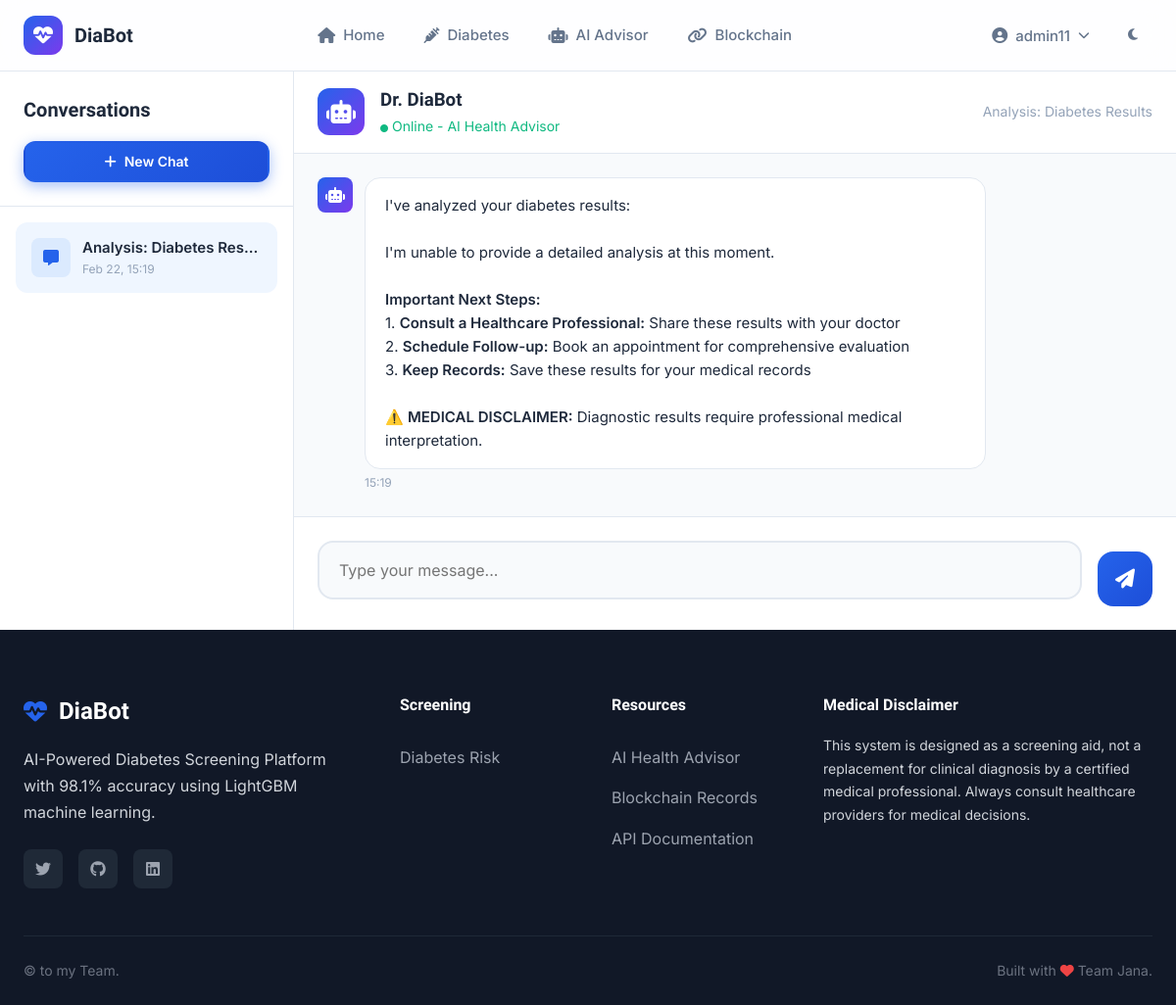
The app's page /chatbot/conversation/4db4c940-1a87-4e56-a252-31031ffbc6f1 (signed in), older data.
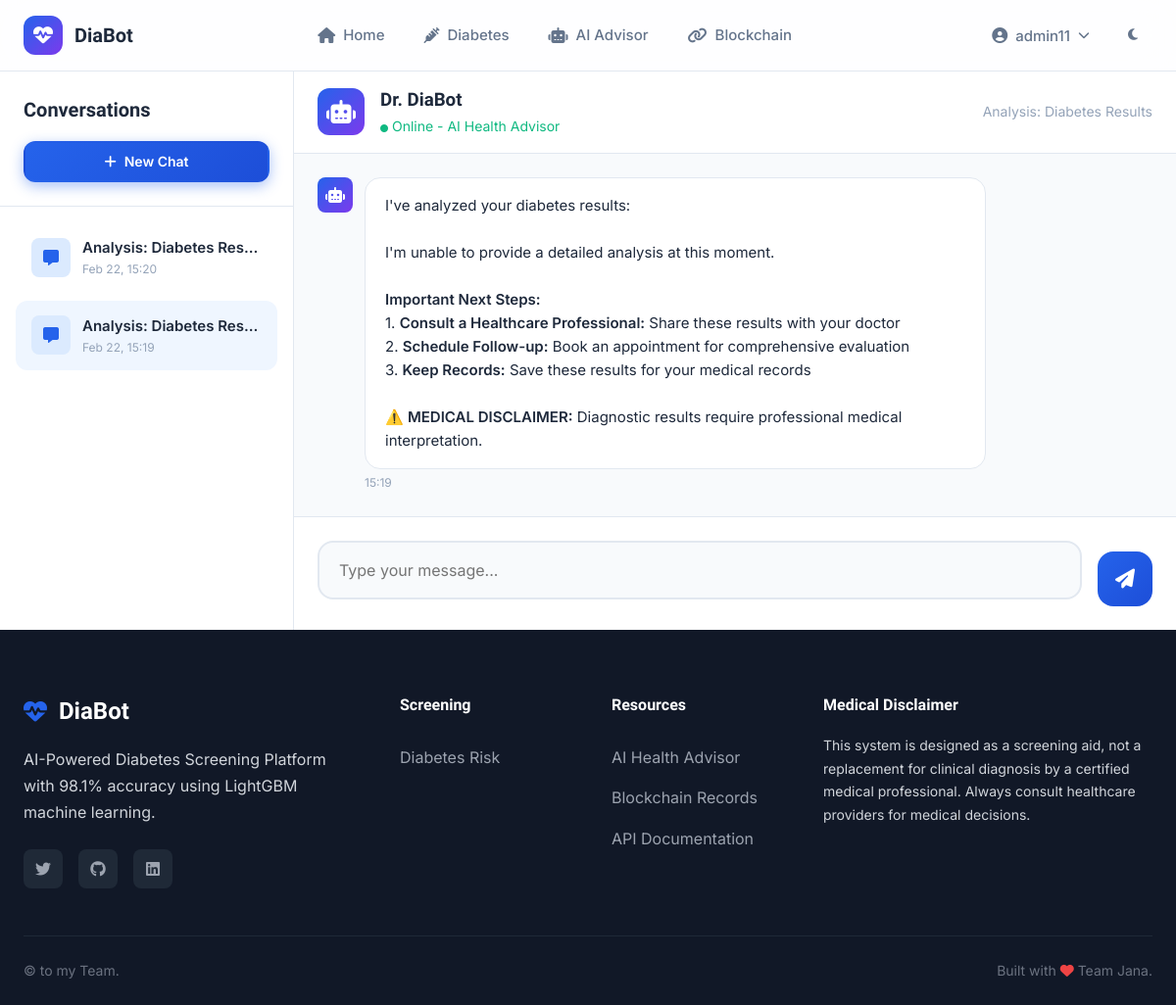
The same page, newer data.
### backend/main.py (models this page shows)
class ChatConversation(db.Model):
    __tablename__ = 'chat_conversations'
    id = db.Column(db.String(36), primary_key=True, default=lambda: str(uuid.uuid4()))
    session_id = db.Column(db.String(100), nullable=False)
    title = db.Column(db.String(200), default="Medical Consultation")
    created_at = db.Column(db.DateTime, default=datetime.utcnow)
    updated_at = db.Column(db.DateTime, default=datetime.utcnow, onupdate=datetime.utcnow)
    diagnostic_result_id = db.Column(db.String(36), db.ForeignKey('diagnostic_results.id'), nullable=True)
    messages = db.relationship('ChatMessage', backref='conversation', lazy=True, order_by='ChatMessage.created_at')
    def to_dict(self) -> Dict:
        return {
            'id': self.id,
            'session_id': self.session_id,
            'title': self.title,
            'created_at': self.created_at.isoformat() if self.created_at else None,
            'created_at_dt': self.created_at,
            'updated_at': self.updated_at.isoformat() if self.updated_at else None,
            'updated_at_dt': self.updated_at,
            'diagnostic_result_id': self.diagnostic_result_id,
            'messages': [msg.to_dict() for msg in self.messages]
        }

class ChatMessage(db.Model):
    __tablename__ = 'chat_messages'
    id = db.Column(db.String(36), primary_key=True, default=lambda: str(uuid.uuid4()))
    conversation_id = db.Column(db.String(36), db.ForeignKey('chat_conversations.id'), nullable=False)
    role = db.Column(db.String(20), nullable=False)
    content = db.Column(db.Text, nullable=False)
    message_type = db.Column(db.String(50), default='text')
    message_metadata = db.Column(db.JSON, nullable=True)
    created_at = db.Column(db.DateTime, default=datetime.utcnow)
    def to_dict(self) -> Dict:
        return {
            'id': self.id,
            'conversation_id': self.conversation_id,
            'role': self.role,
            'content': self.content,
            'message_type': self.message_type,
            'metadata': self.message_metadata,
            'timestamp': self.created_at,
            'created_at': self.created_at.isoformat() if self.created_at else None
        }

### backend/main.py (the view)
    @app.route('/chatbot/conversation/<conversation_id>')
    def chatbot_conversation(conversation_id):
        conversation = get_chat_conversation(conversation_id)
        if not conversation:
            flash('Conversation not found', 'error')
            return redirect(url_for('chatbot'))
        if 'user_id' not in session:
            session['user_id'] = str(uuid.uuid4())
        conversations = get_conversations_by_session(session['user_id'])
        return render_template('chatbot_conversation.html',
                             conversation=conversation,
                             conversations=conversations,
                             messages=conversation.get('messages', []))

### backend/main.py (called while the page is built)
def get_chat_conversation(conversation_id: str) -> Optional[Dict]:
    try:
        conversation = ChatConversation.query.get(conversation_id)
        if not conversation:
            return None
        conv = conversation.to_dict()
        try:
            if conv.get('created_at') and not conv.get('created_at_dt'):
                conv['created_at_dt'] = datetime.fromisoformat(conv['created_at'])
        except Exception:
            conv['created_at_dt'] = None
        for m in conv.get('messages', []):
            try:
                if isinstance(m.get('timestamp'), str):
                    m['timestamp'] = datetime.fromisoformat(m['timestamp'])
            except Exception:
                pass
        return conv
    except Exception as e:
        logging.error(f"Error retrieving conversation: {e}")
        return None

### frontend/templates/chatbot_conversation.html (shortened to what the changed rows need)
{% extends "base.html" %}
{% block content %}
<div class="chat-container" data-conversation-id="{{ conversation.id if conversation else '' }}">
    <aside class="chat-sidebar">
        <div class="chat-sidebar-header">
            <h2>Conversations</h2>
        </div>
        <div class="chat-conversations">
            {% if conversations %}
                {% for conv in conversations %}
                <div class="chat-conversation-item {% if conversation and conv.id == conversation.id %}active{% endif %}"
                     onclick="window.location.href='{{ url_for('chatbot_conversation', conversation_id=conv.id) }}'">
                    <div class="chat-conversation-icon">
                        <i class="fas fa-message"></i>
                    </div>
                    <div class="chat-conversation-info">
                        <div class="chat-conversation-title">{{ conv.title or 'New Conversation' }}</div>
                        <div class="chat-conversation-time">
                            {% if conv.created_at_dt %}
                                {{ conv.created_at_dt.strftime('%b %d, %H:%M') }}
                            {% elif conv.created_at %}
                                {{ conv.created_at }}
                            {% endif %}
                        </div>
                    </div>
                </div>
                {% endfor %}
            {% else %}
                <div style="text-align: center; padding: 2rem; color: var(--text-muted);">
                    <i class="fas fa-comments" style="font-size: 2rem; margin-bottom: 1rem; display: block;"></i>
                    <p>No conversations yet</p>
                </div>
            {% endif %}
        </div>
    </aside>
    <div class="chat-main">
        <header class="chat-header">
            {% if conversation %}
            <div style="margin-left: auto;">
                <span style="color: var(--text-muted); font-size: 0.875rem;">
                    {{ conversation.title or 'Conversation' }}
                </span>
            </div>
            {% endif %}
        </header>
        <div class="chat-messages" id="chatMessages">
            {% if messages %}
                {% for msg in messages %}
                <div class="chat-message {{ msg.role }}">
                    <div class="message-avatar">
                        {% if msg.role == 'assistant' %}
                            <i class="fas fa-robot"></i>
                        {% else %}
                            <i class="fas fa-user"></i>
                        {% endif %}
                    </div>
                    <div class="message-bubble">
                        <div class="message-content">{{ msg.content|safe }}</div>
                        <div class="message-time">
                            {% if msg.timestamp is string %}
                                {{ msg.timestamp }}
                            {% elif msg.timestamp %}
                                {{ msg.timestamp.strftime('%H:%M') }}
                            {% endif %}
                        </div>
                    </div>
                </div>
                {% endfor %}
            {% endif %}
        </div>
    </div>
</div>
{% endblock %}

Row changes from the older to the newer data that the page shows:
added ChatConversation: title "Analysis: Diabetes Res…", created_at_dt "Feb 22, 15:20"
